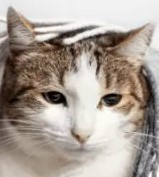
#> input picture Computer Vision/Bölümler/DATA/28_animalsPiece.jpg, 159 x 177 px, found by its file name
$ jupyter execute Ornek4.13.ipynb   (shell and % lines are left out)
#> lines starting #> are read from the running program, lines starting #| are printed output that depends on the picture; after the words box and inside, x2 and y2 are one past the last pixel; in counts of white or black regions, pixels touching at a corner belong together
[cell 1]
import numpy as np
import cv2

import matplotlib.pyplot as plt

[cell 2]
# Örnek 4.13: Template Matching (Şablon Eşleştirme)

searchIMG = cv2.imread('DATA/28_animalsPiece.jpg')
#> searchIMG is the input picture: shape (177, 159, 3); mean B, G, R 149.8, 158.8, 169.4
targetIMG = cv2.imread('DATA/27_animals.jpg')
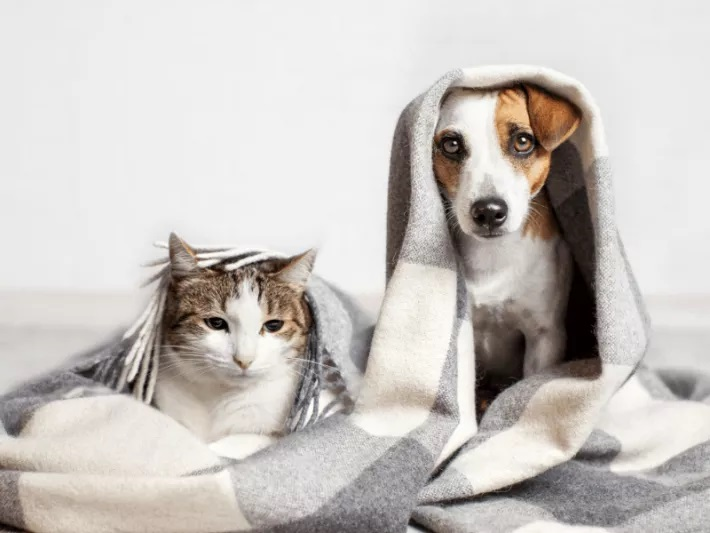
#> input picture Computer Vision/Bölümler/DATA/27_animals.jpg, 710 x 533 px, found by its file name
#> targetIMG is the input picture: shape (533, 710, 3); mean B, G, R 193.3, 197, 201.6

resultMap = cv2.matchTemplate(targetIMG,searchIMG,cv2.TM_CCOEFF)
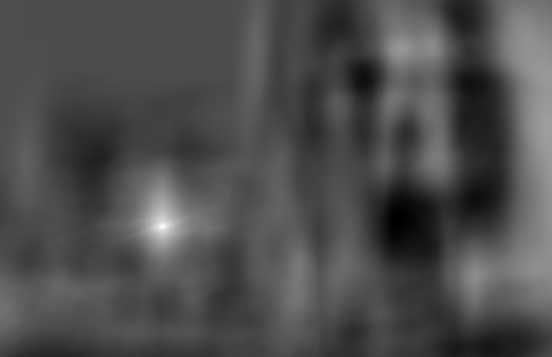
#> resultMap: shape (357, 552) float32; min -156565120, max 361327104, mean 1195325.5; drawn with min black and max white
minVal, maxVal, minLoc, maxLoc = cv2.minMaxLoc(resultMap)
#> minVal = -156565120; maxVal = 361327104; minLoc = (396, 221); maxLoc = (162, 226)

w,h,c = searchIMG.shape
#> w = 177; h = 159; c = 3

startLoc = maxLoc
#> startLoc = (162, 226)
stopLoc = (startLoc[0]+w,startLoc[1]+h)
#> stopLoc = (339, 385)

cv2.rectangle(targetIMG,startLoc,stopLoc,(255,255,0),5)
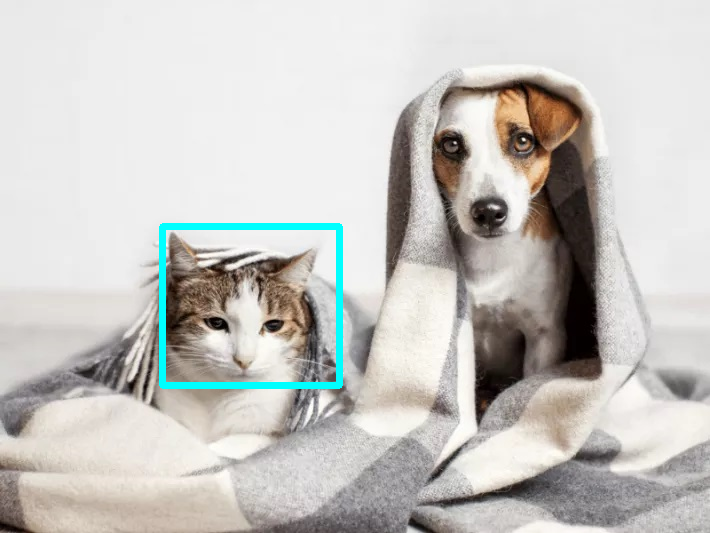
#> targetIMG: shape (533, 710, 3); 1.24% of pixels changed, all inside (x1, y1, x2, y2) = (159, 223, 343, 389)

f, eksen = plt.subplots(1,3,figsize=(20,5))
eksen[0].imshow(resultMap)
eksen[1].imshow(resultMap,cmap='gray')
eksen[2].imshow(targetIMG)
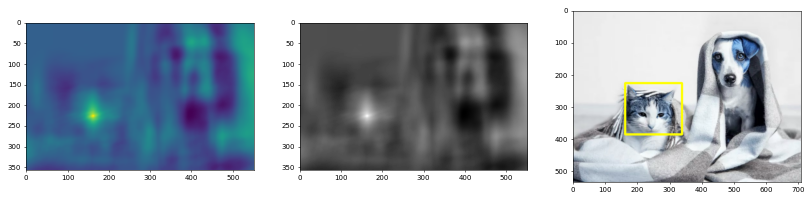
#> figure drawn by matplotlib, 3 panels; B, G, R data is drawn as R, G, B
